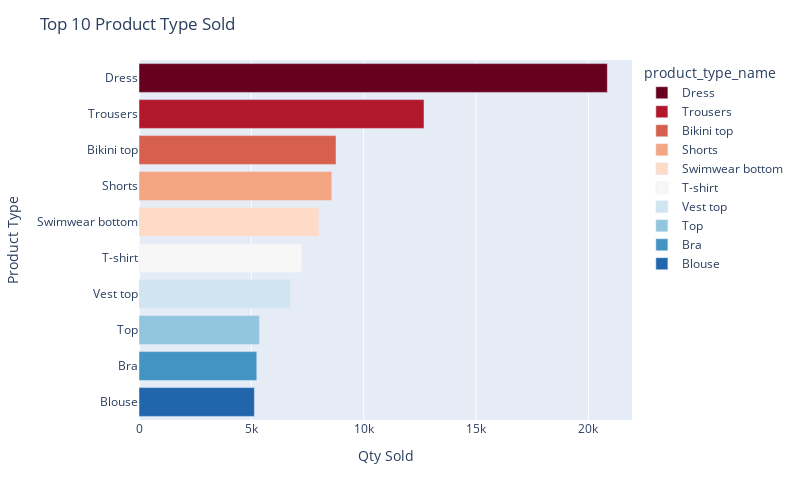

The notebook cell saved with this chart:
### Code cell
fig = px.bar(top_10_categories,y='product_type_name',x='qty_sold',color='product_type_name',color_discrete_sequence=px.colors.sequential.RdBu,height=500,width=800)
fig.update_layout(xaxis_title='Qty Sold',yaxis_title='Product Type',title='Top 10 Product Type Sold')
fig.show()

### Figure 1 — Plotly figure (JSON) as saved in the notebook; plotly's stock layout.template omitted (floating-point values rounded to 4 significant figures)
{"data": [{"alignmentgroup": "True", "hovertemplate": "product_type_name=%{y}<br>qty_sold=%{x}<extra></extra>", "legendgroup": "Dress", "marker": {"color": "rgb(103,0,31)", "pattern": {"shape": ""}}, "name": "Dress", "offsetgroup": "Dress", "orientation": "h", "showlegend": true, "textposition": "auto", "type": "bar", "x": [20843], "xaxis": "x", "y": ["Dress"], "yaxis": "y"}, {"alignmentgroup": "True", "hovertemplate": "product_type_name=%{y}<br>qty_sold=%{x}<extra></extra>", "legendgroup": "Trousers", "marker": {"color": "rgb(178,24,43)", "pattern": {"shape": ""}}, "name": "Trousers", "offsetgroup": "Trousers", "orientation": "h", "showlegend": true, "textposition": "auto", "type": "bar", "x": [12684], "xaxis": "x", "y": ["Trousers"], "yaxis": "y"}, {"alignmentgroup": "True", "hovertemplate": "product_type_name=%{y}<br>qty_sold=%{x}<extra></extra>", "legendgroup": "Bikini top", "marker": {"color": "rgb(214,96,77)", "pattern": {"shape": ""}}, "name": "Bikini top", "offsetgroup": "Bikini top", "orientation": "h", "showlegend": true, "textposition": "auto", "type": "bar", "x": [8768], "xaxis": "x", "y": ["Bikini top"], "yaxis": "y"}, {"alignmentgroup": "True", "hovertemplate": "product_type_name=%{y}<br>qty_sold=%{x}<extra></extra>", "legendgroup": "Shorts", "marker": {"color": "rgb(244,165,130)", "pattern": {"shape": ""}}, "name": "Shorts", "offsetgroup": "Shorts", "orientation": "h", "showlegend": true, "textposition": "auto", "type": "bar", "x": [8579], "xaxis": "x", "y": ["Shorts"], "yaxis": "y"}, {"alignmentgroup": "True", "hovertemplate": "product_type_name=%{y}<br>qty_sold=%{x}<extra></extra>", "legendgroup": "Swimwear bottom", "marker": {"color": "rgb(253,219,199)", "pattern": {"shape": ""}}, "name": "Swimwear bottom", "offsetgroup": "Swimwear bottom", "orientation": "h", "showlegend": true, "textposition": "auto", "type": "bar", "x": [8005], "xaxis": "x", "y": ["Swimwear bottom"], "yaxis": "y"}, {"alignmentgroup": "True", "hovertemplate": "product_type_name=%{y}<br>qty_sold=%{x}<extra></extra>", "legendgroup": "T-shirt", "marker": {"color": "rgb(247,247,247)", "pattern": {"shape": ""}}, "name": "T-shirt", "offsetgroup": "T-shirt", "orientation": "h", "showlegend": true, "textposition": "auto", "type": "bar", "x": [7249], "xaxis": "x", "y": ["T-shirt"], "yaxis": "y"}, {"alignmentgroup": "True", "hovertemplate": "product_type_name=%{y}<br>qty_sold=%{x}<extra></extra>", "legendgroup": "Vest top", "marker": {"color": "rgb(209,229,240)", "pattern": {"shape": ""}}, "name": "Vest top", "offsetgroup": "Vest top", "orientation": "h", "showlegend": true, "textposition": "auto", "type": "bar", "x": [6733], "xaxis": "x", "y": ["Vest top"], "yaxis": "y"}, {"alignmentgroup": "True", "hovertemplate": "product_type_name=%{y}<br>qty_sold=%{x}<extra></extra>", "legendgroup": "Top", "marker": {"color": "rgb(146,197,222)", "pattern": {"shape": ""}}, "name": "Top", "offsetgroup": "Top", "orientation": "h", "showlegend": true, "textposition": "auto", "type": "bar", "x": [5358], "xaxis": "x", "y": ["Top"], "yaxis": "y"}, {"alignmentgroup": "True", "hovertemplate": "product_type_name=%{y}<br>qty_sold=%{x}<extra></extra>", "legendgroup": "Bra", "marker": {"color": "rgb(67,147,195)", "pattern": {"shape": ""}}, "name": "Bra", "offsetgroup": "Bra", "orientation": "h", "showlegend": true, "textposition": "auto", "type": "bar", "x": [5241], "xaxis": "x", "y": ["Bra"], "yaxis": "y"}, {"alignmentgroup": "True", "hovertemplate": "product_type_name=%{y}<br>qty_sold=%{x}<extra></extra>", "legendgroup": "Blouse", "marker": {"color": "rgb(33,102,172)", "pattern": {"shape": ""}}, "name": "Blouse", "offsetgroup": "Blouse", "orientation": "h", "showlegend": true, "textposition": "auto", "type": "bar", "x": [5135], "xaxis": "x", "y": ["Blouse"], "yaxis": "y"}], "layout": {"barmode": "relative", "height": 500, "legend": {"title": {"text": "product_type_name"}, "tracegroupgap": 0}, "margin": {"t": 60}, "title": {"text": "Top 10 Product Type Sold"}, "width": 800, "xaxis": {"anchor": "y", "domain": [0, 1], "title": {"text": "Qty Sold"}}, "yaxis": {"anchor": "x", "categoryarray": ["Blouse", "Bra", "Top", "Vest top", "T-shirt", "Swimwear bottom", "Shorts", "Bikini top", "Trousers", "Dress"], "categoryorder": "array", "domain": [0, 1], "title": {"text": "Product Type"}}}}
